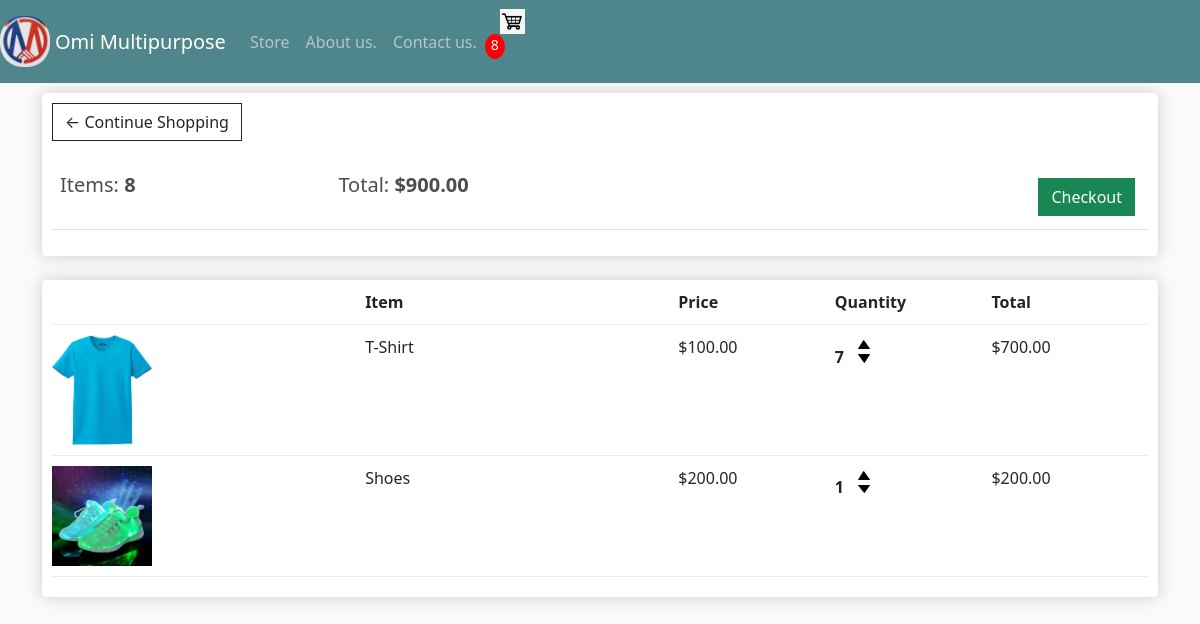
The app's page /cart/ (signed in) with its own data.
### store/models.py (models this page shows, shortened)
class Order(models.Model):
    customer=models.ForeignKey(Customer, on_delete=models.SET_NULL, blank=True , null= True)
    date_orderd=models.DateTimeField(auto_now_add=True)
    complete=models.BooleanField(default=False, null=True,blank=True)
    transaction_id=models.CharField(max_length=200,null=True)
    @property
    def get_cart_total(self):
        orderitems=self.orderitem_set.all()
        total=sum([item.get_total for item in orderitems])
        return total
    @property
    def get_cart_items(self):
        orderitems=self.orderitem_set.all()
        total=sum(item.quantity for item in orderitems)
        return total

class OrderItem(models.Model):
    product=models.ForeignKey(Product, on_delete=models.SET_NULL, blank=True , null= True)
    order=models.ForeignKey(Order, on_delete=models.SET_NULL, blank=True , null= True)
    quantity=models.IntegerField(default=0,null=True, blank=True)
    date_added=models.DateTimeField(auto_now_add=True)
    @property
    def get_total(self):
        total=self.product.price * self.quantity
        return total

class Product(models.Model):
    category=models.ForeignKey(Category,on_delete=models.CASCADE,related_name='products',null=True)
    name= models.CharField(max_length=200, null= True)
    price= models.DecimalField(max_digits=7,decimal_places=2)
    unit = models.CharField(max_length=50,default="KG")
    image=models.ImageField(null=True, blank=True)
    @property
    def imageURL(self):
        try:
            url=self.image.url
        except:
            url=''
        return url

### store/views.py (the view)
# urls.py: path('cart/',views.cart,name="cart"),
def cart(request):
    data=cartData(request)
    cartItems=data['cartItems']
    order=data['order']
    items=data['items']
    context={'items':items,'order':order,'cartItems':cartItems}
    return render(request,'store/cart.html',context)

### store/utils.py (called while the page is built)
def cartData(request):
    if request.user.is_authenticated:
        customer=request.user.customer
        order,created=Order.objects.get_or_create(customer=customer,complete=False)
        items=order.orderitem_set.all()
        cartItems=order.get_cart_items
    else:
        cookieData=cookieCart(request)
        cartItems=cookieData['cartItems']
        order=cookieData['order']
        items=cookieData['items']
    return {'cartItems':cartItems,'order':order,'items':items}

### store/templates/store/cart.html
{% extends 'store/main.html' %} {% load static %} {% block content %}
<div class="row">
  <div class="col-lg-12">
    <div class="box-element">
      <a class="btn btn-outline-dark" href="{% url 'store' %}"
        >&#x2190; Continue Shopping</a
      >
      <br />
      <br />
      <table class="table">
        <tr>
          <th>
            <h5>Items: <strong>{{order.get_cart_items}}</strong></h5>
          </th>
          <th>
            <h5>
              Total: <strong>${{order.get_cart_total|floatformat:2}}</strong>
            </h5>
          </th>
          <th>
            <a
              style="float: right; margin: 5px"
              class="btn btn-success"
              href="{% url 'checkout' %}"
              >Checkout</a
            >
          </th>
        </tr>
      </table>
    </div>
    <br />
    <div class="box-element">
      <div class="cart-row">
        <div style="flex: 2"></div>
        <div style="flex: 2"><strong>Item</strong></div>
        <div style="flex: 1"><strong>Price</strong></div>
        <div style="flex: 1"><strong>Quantity</strong></div>
        <div style="flex: 1"><strong>Total</strong></div>
      </div>
      {% for item in items %}
      <div class="cart-row">
        <div style="flex: 2">
          <img class="row-image" src="{{item.product.imageURL}}" />
        </div>
        <div style="flex: 2">{{item.product.name }}</div>
        <div style="flex: 1">${{item.product.price|floatformat:2}}</div>
        <div style="flex: 1">
          <p class="quantity">{{item.quantity}}</p>
          <div class="quantity">
            <img
              data-product="{{item.product.id}}"
              data-action="add"
              src="{% static 'images/arrowup.png' %}"
              class="chg-quantity update-cart"
            />
            <img
              data-product="{{item.product.id}}"
              data-action="remove"
              src="{% static 'images/arrowdown.png' %}"
              class="chg-quantity update-cart"
            />
          </div>
        </div>
        <div style="flex: 1">${{item.get_total}}</div>
      </div>
      {% endfor %}
    </div>
  </div>
</div>
{% endblock content %}

### static/css/main.css (style rules this page uses)
body { background-color: hsl(0, 0%, 98%); }
h1,h2,h3,h4,h5,h6 { color:hsl(0, 0%, 30%); }
.box-element { box-shadow:hsl(0, 0%, 80%) 0 0 16px; background-color: #fff; border-radius: 4px; padding: 10px; }
.col-lg-4, .col-lg-6, .col-lg-8, .col-lg-12 { margin-top: 10px; }
.btn { border-radius: 0; }
.row-image { width: 100px; }
.cart-row { display: flex; align-items: flex-stretch; padding-bottom: 10px; margin-bottom: 10px; border-bottom: 1px solid #ececec; }
.quantity { display: inline-block; font-weight: 700; padding-right:10px; }
.chg-quantity { width: 12px; cursor: pointer; display: block; margin-top: 5px; transition:.1s; }

### records on screen
Order: get_cart_items "8", get_cart_total "900.00"
OrderItem: product.imageURL (picture), product.name "T-Shirt", product.price "100.00", quantity "7", get_total "700.00"
OrderItem: product.imageURL (picture), product.name "Shoes", product.price "200.00", quantity "1", get_total "200.00"

### other values on screen
{{ cartItems }} "8"
